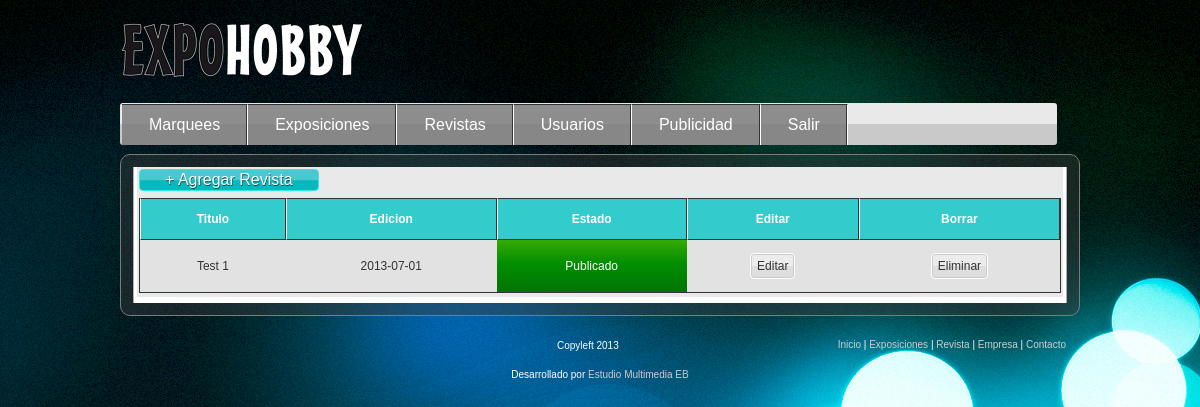
Page /listado_revistas.php (signed in) on the earlier database version.
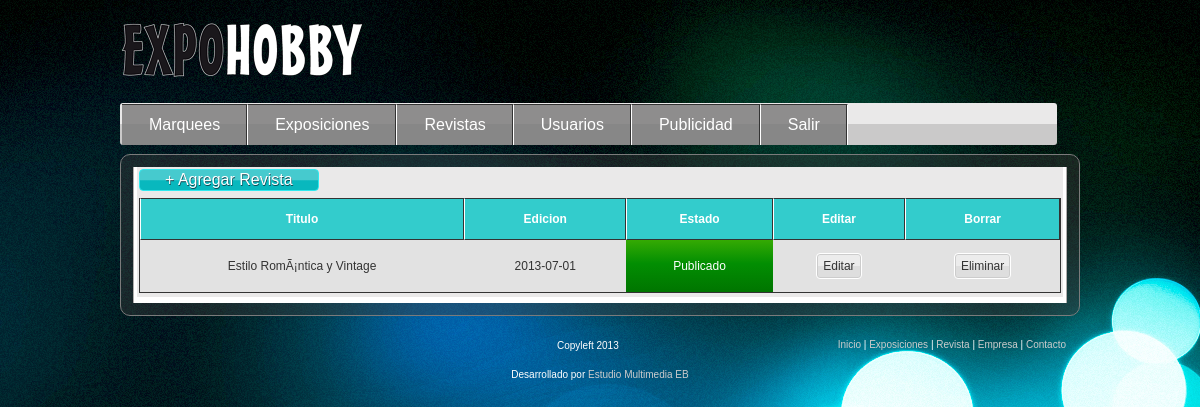
Same page on the later database version.
### tables this page shows
CREATE TABLE IF NOT EXISTS `revistas` (
  `id` smallint(3) unsigned zerofill NOT NULL AUTO_INCREMENT,
  `title` varchar(60) DEFAULT NULL,
  `image` varchar(150) DEFAULT NULL,
  `description` mediumtext,
  `edition` date DEFAULT NULL,
  `pdf` varchar(150) DEFAULT NULL,
  `swf` varchar(250) DEFAULT NULL,
  `status` varchar(15) DEFAULT NULL,
  PRIMARY KEY (`id`)
);

### class/Revista.php (the view, shortened to what this page needs)
<?php
class Revista
{
	public function getRevistas($format)
	{
		$mysqli = DataBase::connex();
		$query = '
			SELECT * FROM
				revistas
		';
		$query .= '
			ORDER BY
				edition
		';
		$result = $mysqli->query($query);
		if($result->num_rows > 0){
			while ($row = $result->fetch_assoc())
			{
				$revista['id'] = $row['id'];
				$revista['title'] = $row['title'];
				$revista['image'] = $row['image'];
				$revista['description'] = $row['description'];
				$revista['edition'] = $row['edition'];
				$revista['pdf'] = $row['pdf'];
				$revista['swf'] = $row['swf'];
				$revista['status'] = $row['status'];
				$revistas[] = $revista;
			}
			$rows = $this->format_list_revistas($format, $revistas);
	    return $rows;
		}else{
			return false;
		}
	}
	private function format_list_revistas($format, $list){
		$rows = '';
		if($format == 'admin_list'){
			foreach ($list as $revista) {
				$rows .= '<tr>';
					$rows .= '<td>'.$revista['title'].'</td>';
					$rows .= '<td>'.$revista['edition'].'</td>';
					if($revista['status']=="Publicado"){
							$rows .= '<td class="statusB">'.$revista['status'].'</td>';
					}else{
						$rows .= '<td class="statusM">'.$revista['status'].'</td>';
					}
					$rows .= '<td>';
						$rows .= '<form id="revista_editar" action="editar_revista.php" method="POST">';
							$rows .= '<input type="hidden" name="id" value="'.$revista['id'].'"/>';
							$rows .= '<input id="btn_revista_editar" class="btn-classic" type="submit" value="Editar" name="btn_revista_editar" />';
						$rows .= '</form>';
					$rows .= '</td>';
					$rows .= '<td>';
					$rows .= '<a href="#modal_confirmation_'.$revista['id'].'" class="btn-classic eliminar_revista">Eliminar</a>';
						$rows .= '<div id="modal_confirmation_'.$revista['id'].'" class="zoom-anim-dialog mfp-hide modal_confirmation">';
							$rows .= '<h3>Eliminar Revista</h3>';
							$rows .= '<p>Estas seguro que deceas eliminar esta Revista?</p>';
							$rows .= '<form id="revista_eliminar" action="controllers.php" method="POST">';
								$rows .= '<input type="hidden" name="id" value="'.$revista['id'].'"/>';
								$rows .= '<input id="btn_cancelar" class="btn-classic" type="button" value="Cancelar" name="btn_cancelar" />';
								$rows .= '<input id="btn_revista_eliminar" class="btn-classic" type="submit" value="Eliminar" name="btn_revista_eliminar" />';
							$rows .= '</form>';
						$rows .= '</div>';
					$rows .= '</td>';
				$rows .= '</tr>';
			}
		} else if($format == 'normal_list'){
			foreach ($list as $revista) {
				$edition = $this->format_edition($revista['edition']);
				$rows .= '<article class="contHover">';
					$rows .= '<div class="ContMult">';
						$rows .= '<div class="cont-art">';
							$rows .= '<header>';
								$rows .= '<h2>'.$revista['title'].'</h2>';
								$rows .= '<p class="subtitulo">'.$edition.'</p>';
							$rows .= '</header>';
							$rows .= '<section>';
								$rows .= '<a title="'.$revista['title'].'" href="#modal_registration" ><img  alt="'.$revista['title'].'" title="'.$revista['title'].'" border="0px"  src="'.$revista['image'].'"></a>';
							$rows .= '</section>';
						$rows .= '</div>';
					$rows .= '</div>';
					$rows .= '<div class="clsContenedorAll">';
						$rows .= '<div class="clsContenidoAll">';
							$rows .= '<a id="revista_'.$revista['id'].'" class="bnt-verAll ver-revista" href="#modal_registration" >"'.$revista['title'].'"</a>';
							$rows .= '<div class="clsTituloAll">';
								$rows .= '<h3>'.$edition.'</h3>';
							$rows .= '</div>';
							$rows .= '<div class="descripcion">';
								$rows .= $revista['description'];
							$rows .= '</div>';
						$rows .= '</div>';
					$rows .= '</div>';
					$rows .= '<div class="sombra"></div>';
				$rows .= '</article>';
			}
		}
		return $rows;
	}
}
?>

Differences in the rows shown:
removed revistas: title "Test 1", edition "2013-07-01", status "Publicado"
added revistas: title "Estilo RomÃ¡ntica y Vintage", edition "2013-07-01", status "Publicado"
